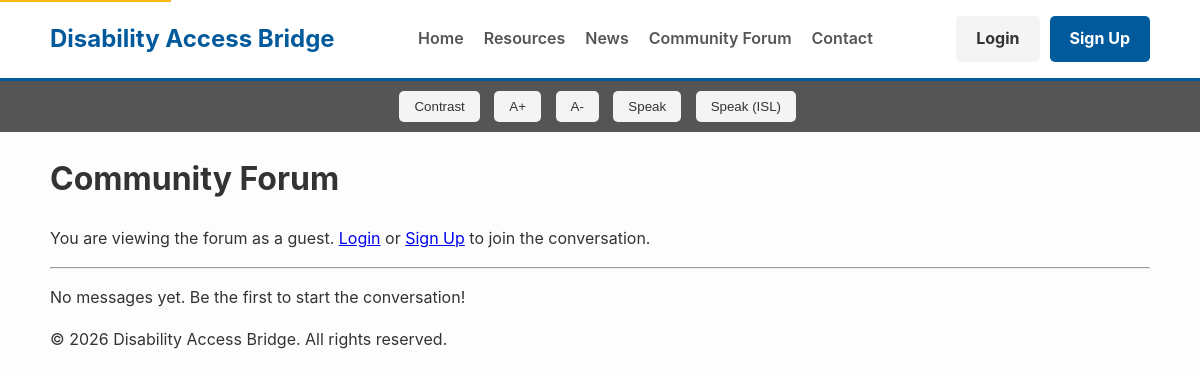
Before: /forum/ with the older database file.
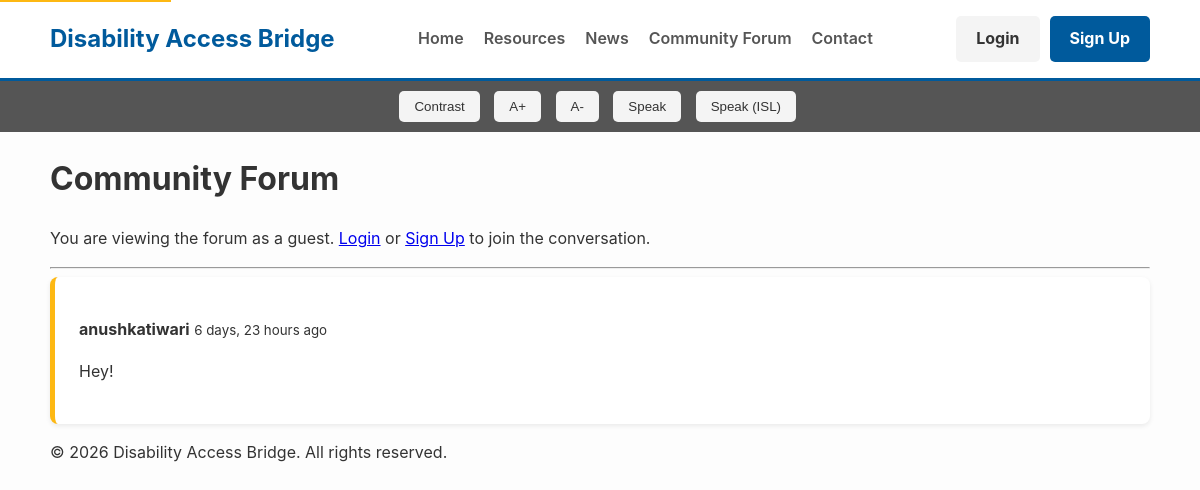
After: the same page with the newer database file.
### core/models.py (models this page shows, shortened)
class ForumPost(models.Model):
    author = models.ForeignKey(User, on_delete=models.CASCADE)
    content = models.TextField()
    created_at = models.DateTimeField(auto_now_add=True)
    class Meta:
        ordering = ['-created_at'] # Newest messages first

### core/views.py (the view, shortened to what this page needs)
# urls.py: path('forum/', views.forum_view, name='forum'),
def forum_view(request):
    posts = ForumPost.objects.all()
    return render(request, 'core/forum.html', {'posts': posts})

### core/context_processors.py (called while the page is built)
def resource_categories(request):
    return {
        'ALL_CATEGORIES': Category.objects.all().order_by('name')
    }

### core/templates/core/forum.html (shortened to what this page needs)
{% extends 'core/base.html' %}
{% block content %}
<h1>Community Forum</h1>
<div class="forum-post-box">
    {% if user.is_authenticated %}
        <form method="post">
            {% csrf_token %}
            <textarea name="content" rows="3" placeholder="Share something with the community..." required></textarea>
            <button type="submit" class="btn">Post Message</button>
        </form>
    {% else %}
        <div class="message-info">
            <p>You are viewing the forum as a guest. <a href="{% url 'login' %}">Login</a> or <a href="{% url 'signup' %}">Sign Up</a> to join the conversation.</p>
        </div>
    {% endif %}
</div>
<hr>
<div class="forum-messages">
    {% for post in posts %}
        <div class="resource-card"> <p><strong>{{ post.author.username }}</strong> <small class="dark-gray">{{ post.created_at|timesince }} ago</small></p>
            <p>{{ post.content }}</p>
        </div>
    {% empty %}
        <p>No messages yet. Be the first to start the conversation!</p>
    {% endfor %}
</div>
{% endblock %}

Changed rows visible on the page:
added ForumPost: author.username "anushkatiwari", created_at "6 days, 23 hours", content "Hey!"
Other visible differences:
text no longer shown: "No messages yet. Be the first to start the conversation!"
